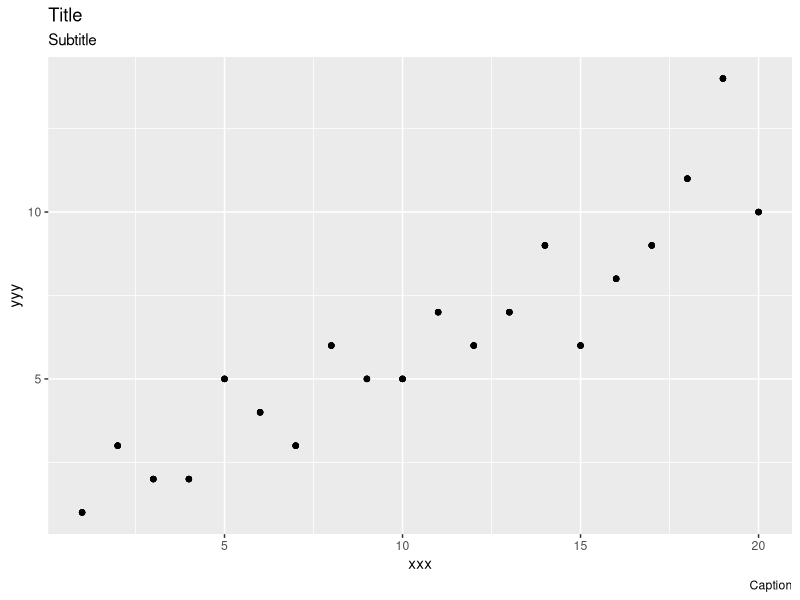
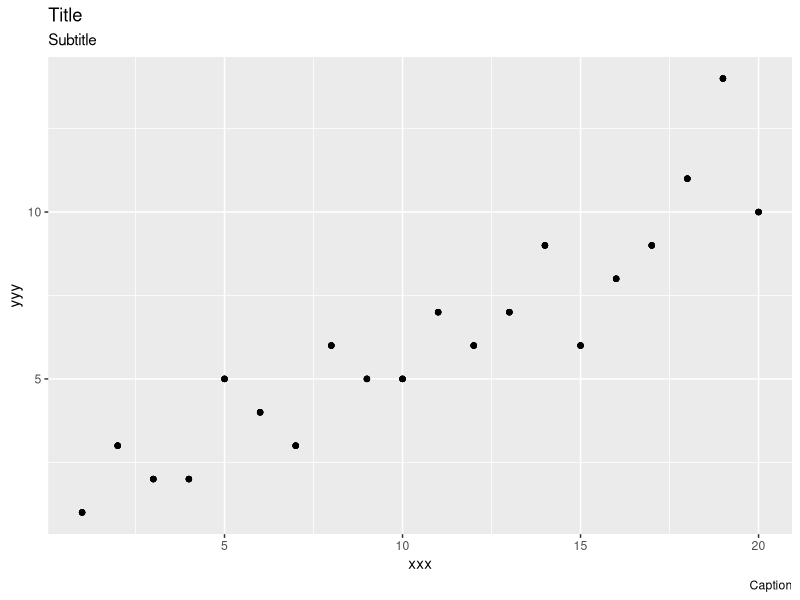
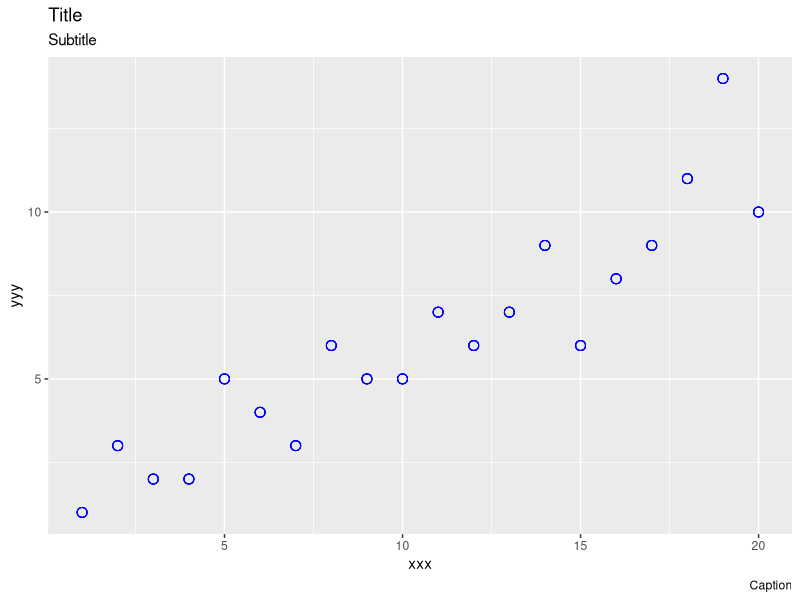
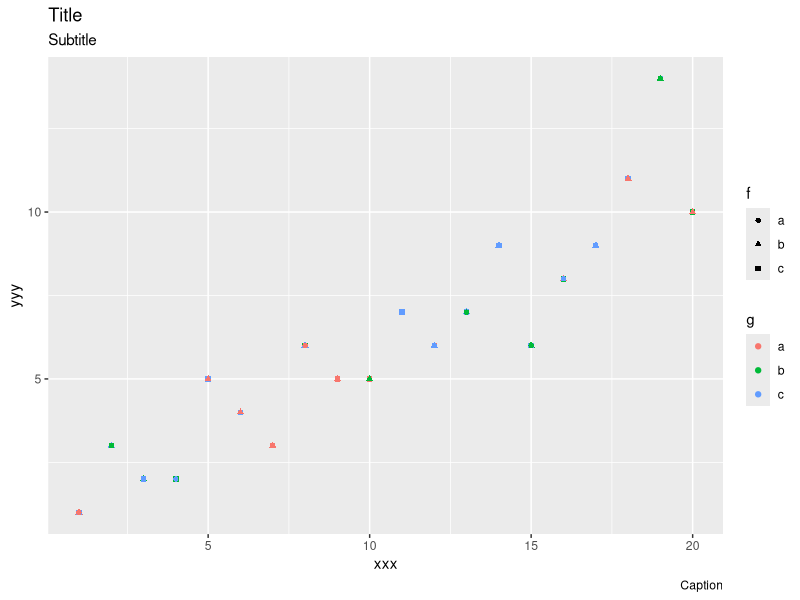
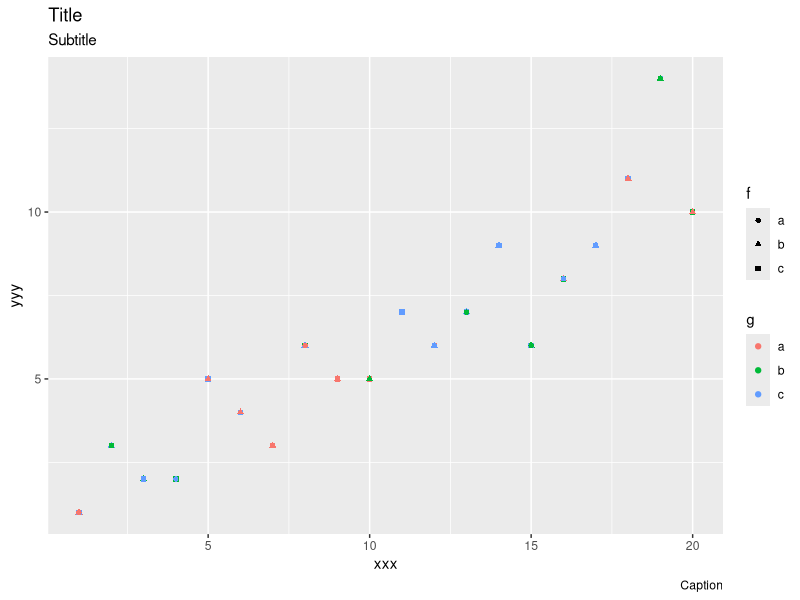
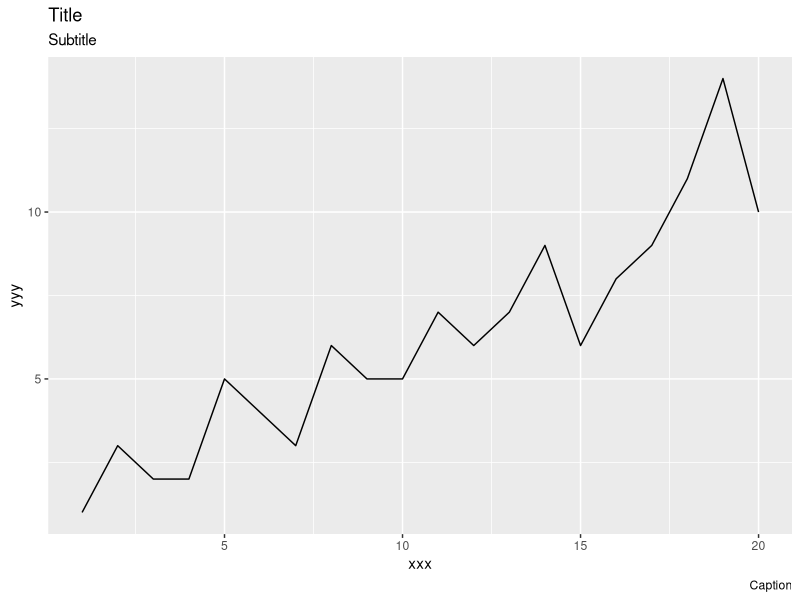
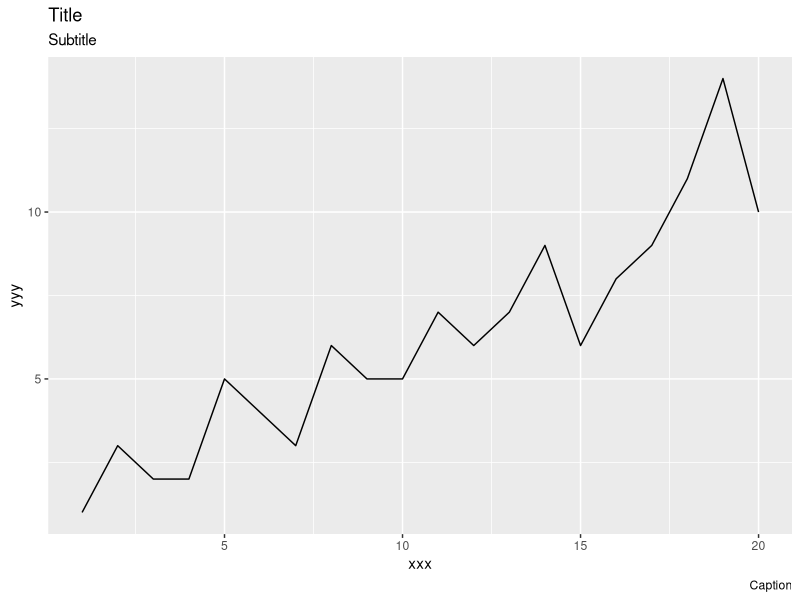
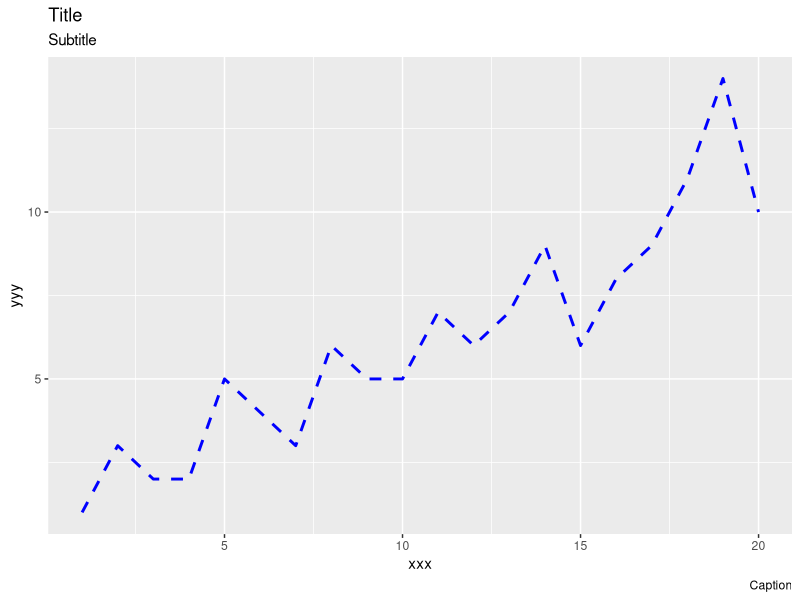

Recreate these plots in R, in order.
# Data

x <- 1:20
y <- c(1,3,2,2,5,4,3,6,5,5,7,6,7,9,6,8,9,11,14,10)
f <- sample(factor(c("a", "b", "c")),
            100,
            replace = T,
            set.seed(1234))
g <- sample(factor(c("a", "b", "c")),
            100,
            replace = T,
            set.seed(4321))

(df <- data.frame(x, y, f, g))

library(ggplot2)

# Point

?par
?points

ggplot(df, aes(x = x, y = y)) +
  geom_point() +
  labs(x = "xxx",
       y = "yyy",
       title = "Title",
       subtitle = "Subtitle",
       caption = "Caption")

ggplot(df, aes(x = x, y = y)) +
  geom_point(shape = 19, color = "black", size = 1.5) +
  labs(x = "xxx",
       y = "yyy",
       title = "Title",
       subtitle = "Subtitle",
       caption = "Caption")

ggplot(df, aes(x = x, y = y)) +
  geom_point(shape = 21, color = "blue", size = 3) +
  labs(x = "xxx",
       y = "yyy",
       title = "Title",
       subtitle = "Subtitle",
       caption = "Caption")

ggplot(df, aes(x = x, y = y, shape = f, color = g)) +
  geom_point() +
  labs(x = "xxx",
       y = "yyy",
       title = "Title",
       subtitle = "Subtitle",
       caption = "Caption")

ggplot(df, aes(x = x, y = y)) +
  geom_point(aes(shape = f, color = g)) +
  labs(x = "xxx",
       y = "yyy",
       title = "Title",
       subtitle = "Subtitle",
       caption = "Caption")

# Line

?lines

ggplot(df, aes(x = x, y = y)) +
  geom_line() +
  labs(x = "xxx",
       y = "yyy",
       title = "Title",
       subtitle = "Subtitle",
       caption = "Caption")

ggplot(df, aes(x = x, y = y)) +
  geom_line(linetype = "solid", color = "black", size = .5) +
  labs(x = "xxx",
       y = "yyy",
       title = "Title",
       subtitle = "Subtitle",
       caption = "Caption")

ggplot(df, aes(x = x, y = y)) +
  geom_line(linetype = "dashed", color = "blue", size = 1) +
  labs(x = "xxx",
       y = "yyy",
       title = "Title",
       subtitle = "Subtitle",
       caption = "Caption")

ggplot(df, aes(x = x, y = y)) +
  geom_line(linetype = "dotted", color = "red", size = 2) +
  labs(x = "xxx",
       y = "yyy",
       title = "Title",
       subtitle = "Subtitle",
       caption = "Caption")

# Smooth

ggplot(df, aes(x = x, y = y)) +
  geom_point() +
  geom_line() +
  labs(x = "xxx",
       y = "yyy",
       title = "Title",
       subtitle = "Subtitle",
       caption = "Caption")

ggplot(df, aes(x = x, y = y)) +
  geom_point() +
  geom_smooth() +
  labs(x = "xxx",
       y = "yyy",
       title = "Title",
       subtitle = "Subtitle",
       caption = "Caption")

# Text

ggplot(df, aes(x = x, y = y)) +
  geom_point() +
  geom_smooth() +
  geom_text(label = f) +
  labs(x = "xxx",
       y = "yyy",
       title = "Title",
       subtitle = "Subtitle",
       caption = "Caption")

ggplot(df, aes(x = x, y = y)) +
  geom_point() +
  geom_smooth() +
  geom_text(label = f, hjust = 0, vjust = 0) +
  labs(x = "xxx",
       y = "yyy",
       title = "Title",
       subtitle = "Subtitle",
       caption = "Caption")

ggplot(df, aes(x = x, y = y)) +
  geom_point() +
  geom_smooth() +
  geom_text(label = f,
            hjust = 0,
            vjust = 0,
            nudge_x = .1,
            nudge_y = .1) +
  labs(x = "xxx",
       y = "yyy",
       title = "Title",
       subtitle = "Subtitle",
       caption = "Caption")

ggplot(df, aes(x = x, y = y)) +
  geom_point() +
  geom_smooth() +
  geom_text(label = f,
            hjust = 0,
            vjust = 0,
            nudge_x = .1,
            nudge_y = .1,
            size=4) +
  labs(x = "xxx",
       y = "yyy",
       title = "Title",
       subtitle = "Subtitle",
       caption = "Caption")

ggplot(df, aes(x = x, y = y)) +
  geom_point() +
  geom_smooth() +
  geom_text(label = f,
            hjust = 0,
            vjust = 0,
            nudge_x = .1,
            nudge_y = .1,
            size = 5) +
  labs(x = "xxx",
       y = "yyy",
       title = "Title",
       subtitle = "Subtitle",
       caption = "Caption")

rm(list=ls())
